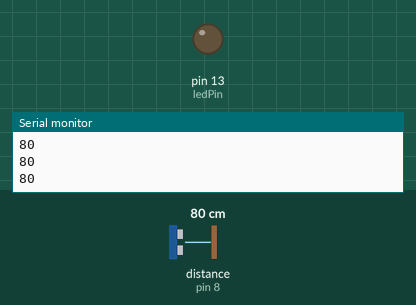
A sketch run on a simulated Arduino Uno, built with avr-gcc and run on an emulated ATmega328P. Parts: output pins drawn as LEDs (lit = HIGH), the last lines printed to the serial monitor. Wiring (inferred from the names in the program): ultrasonic range finder: trigger pin 9; echo pin 8. Inputs (shaded band) come from the test bench; at power-on: distance to the obstacle (sensor on pin 8) 80 cm. The echo pulse lasts 58.3 µs per cm; pins used as bus, display or sensor lines are not drawn.

Above: at 1.2 s.
1.3 s: distance to the obstacle (sensor on pin 8) set to 23 cm
2.8 s: distance to the obstacle (sensor on pin 8) set to 19 cm
At 3.7 s:
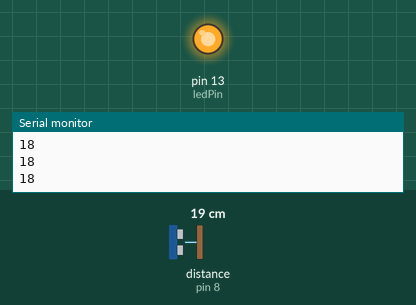
4.4 s: distance to the obstacle (sensor on pin 8) set to 35 cm
At 4.7 s:
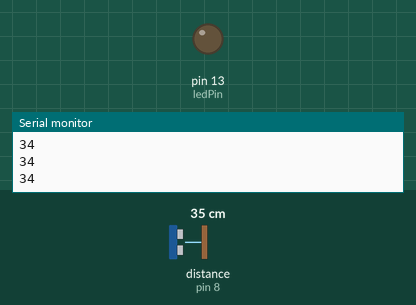
5.9 s: distance to the obstacle (sensor on pin 8) set to 2 cm
At 7.2 s:
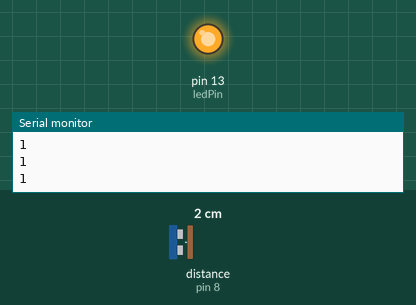
Timing chart, 0 to 8.4 s (numbered marks = the images above; inputs shaded):
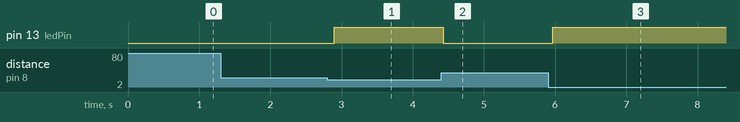

The sketch:

hc-sr04.ino
```cpp
#define ledPin 13

typedef struct HC_SR04 {
  char Trig, Echo;
} HC_SR04;

void HC_SR04_Setup(struct HC_SR04* in) {
  pinMode(in->Trig, OUTPUT);
  pinMode(in->Echo, INPUT);
  pinMode(ledPin, OUTPUT);
}

unsigned int HC_SR04_Loop(struct HC_SR04* in) {
  digitalWrite(in->Trig, HIGH);
  delayMicroseconds(10);
  digitalWrite(in->Trig, LOW);
  unsigned int distTime = pulseIn(in->Echo, HIGH);
  return distTime / 58;
}

static struct HC_SR04 str;

void setup() {
  str.Trig = 9;
  str.Echo = 8;
  // put your setup code here, to run once:
  HC_SR04_Setup(&str);
  Serial.begin(9600);
}

unsigned int distTime = 0;
unsigned int distance = 0;

void loop() {

  distance = HC_SR04_Loop(&str);

  Serial.println(distance);

  if(distance < 20) {
    digitalWrite(ledPin, HIGH);
  } else {
    digitalWrite(ledPin, LOW);
  }
  delay(100);

}
```

Measured:
- the behaviour switches between 21 and 20 cm on distance to the obstacle (sensor on pin 8) (found by bisection; images 0 and 1)
- after the input at 2.8 s, pin 13 (ledPin): LOW → HIGH after 0.10 s
- after the input at 4.4 s, pin 13 (ledPin): HIGH → LOW at once
- after the input at 5.9 s, pin 13 (ledPin): LOW → HIGH after 0.07 s
